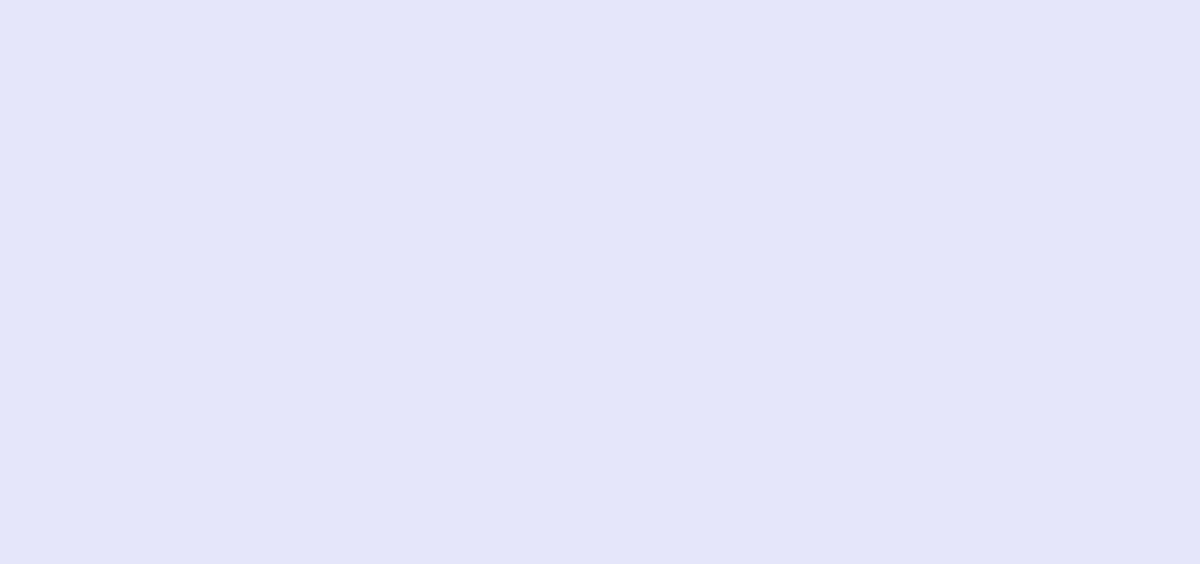
Frame 1 (no input)
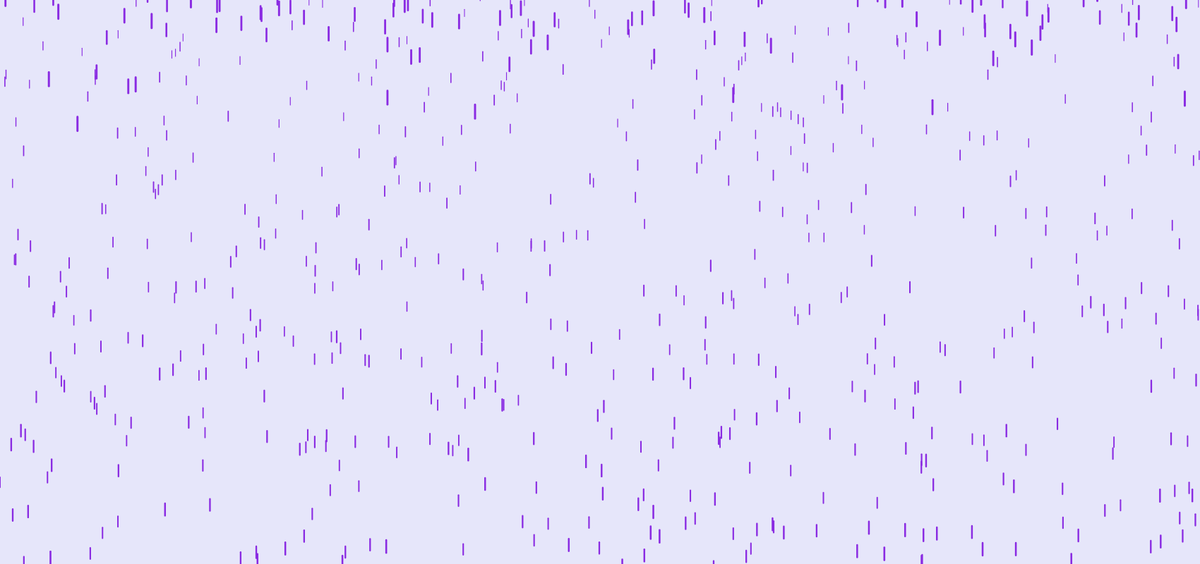
Frame 60 (no input)
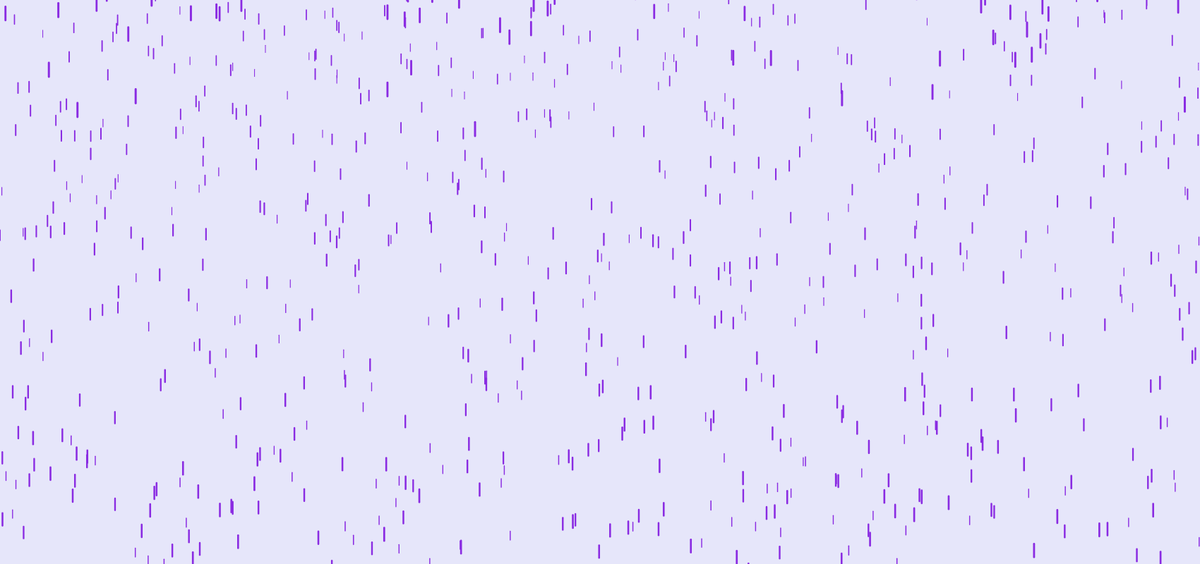
Frame 120 (the mouse pressed at the canvas centre since frame 60)

The p5.js sketch that drew these frames (run headless with seeded random() and noise() and a simulated clock; from frame 60 on, the mouse is pressed at the canvas centre):

// p5.js sketch
// ── sketch.js
var drops = [];

function setup() {
  createCanvas(1700, 800);
  for (var i = 0; i < 1000; i++) {
    drops[i] = new Drop();
  }
}

function draw() {
  background(230, 230, 250);
  for (var i = 0; i < drops.length; i++) {
    drops[i].fall();
    drops[i].show();
  }
}

// ── drop.js
function Drop() {
    this.x = random(width);
    this.y = random(-500, -50);
    this.z = random(0,20);
    this.len = map(this.z, 0, 20, 10, 20);
    this.yspeed = map(this.z, 0, 20, 1, 20);

    this.fall = function(){
        this.y = this.y +this.yspeed;
        var grav = map(this.z, 0, 20, 0, 0.2);
        this.yspeed = this.yspeed + grav;

        if (this.y > height) {
            this.y = random(-200, -100);
            this.yspeed = map(this.z, 0, 20, 4, 10);
          }
        };
      
        this.show = function() {
          var thick = map(this.z, 0, 20, 1, 3);
          strokeWeight(thick);
          stroke(138, 43, 226);
          line(this.x, this.y, this.x, this.y + this.len);
        };
}
